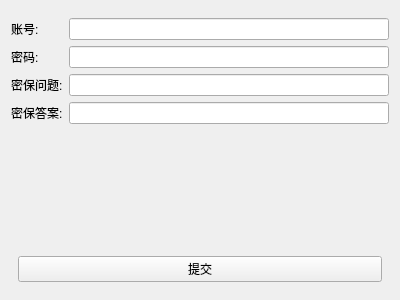
<?xml version="1.0" encoding="UTF-8"?>
<ui version="4.0">
 <class>ModifyInfoPage</class>
 <widget class="QWidget" name="ModifyInfoPage">
  <property name="geometry">
   <rect>
    <x>0</x>
    <y>0</y>
    <width>400</width>
    <height>300</height>
   </rect>
  </property>
  <property name="windowTitle">
   <string>Modify Info Page</string>
  </property>
  <layout class="QVBoxLayout" name="mainLayout">
   <item>
    <spacer name="verticalSpacer">
     <property name="orientation">
      <enum>Qt::Vertical</enum>
     </property>
     <property name="sizeType">
      <enum>QSizePolicy::Expanding</enum>
     </property>
    </spacer>
   </item>
   <item>
    <layout class="QFormLayout" name="formLayout">
     <item row="0" column="0">
      <widget class="QLabel" name="usernameLabel">
       <property name="text">
        <string>账号:</string>
       </property>
      </widget>
     </item>
     <item row="0" column="1">
      <widget class="QLineEdit" name="usernameEdit"/>
     </item>
     <item row="1" column="0">
      <widget class="QLabel" name="passwordLabel">
       <property name="text">
        <string>密码:</string>
       </property>
      </widget>
     </item>
     <item row="1" column="1">
      <widget class="QLineEdit" name="passwordEdit">
       <property name="echoMode">
        <enum>QLineEdit::Password</enum>
       </property>
      </widget>
     </item>
     <item row="2" column="0">
      <widget class="QLabel" name="securityQuestionLabel">
       <property name="text">
        <string>密保问题:</string>
       </property>
      </widget>
     </item>
     <item row="2" column="1">
      <widget class="QLineEdit" name="securityQuestionEdit"/>
     </item>
     <item row="3" column="0">
      <widget class="QLabel" name="securityAnswerLabel">
       <property name="text">
        <string>密保答案:</string>
       </property>
      </widget>
     </item>
     <item row="3" column="1">
      <widget class="QLineEdit" name="securityAnswerEdit"/>
     </item>
    </layout>
   </item>
   <item>
    <layout class="QHBoxLayout" name="buttonLayout">
     <item>
      <spacer name="horizontalSpacer">
       <property name="orientation">
        <enum>Qt::Horizontal</enum>
       </property>
       <property name="sizeType">
        <enum>QSizePolicy::Expanding</enum>
       </property>
      </spacer>
     </item>
     <item>
      <widget class="QPushButton" name="submitButton">
       <property name="text">
        <string>提交</string>
       </property>
      </widget>
     </item>
     <item>
      <spacer name="horizontalSpacer_2">
       <property name="orientation">
        <enum>Qt::Horizontal</enum>
       </property>
       <property name="sizeType">
        <enum>QSizePolicy::Expanding</enum>
       </property>
      </spacer>
     </item>
    </layout>
   </item>
   <item>
    <spacer name="verticalSpacer_2">
     <property name="orientation">
      <enum>Qt::Vertical</enum>
     </property>
     <property name="sizeType">
      <enum>QSizePolicy::Expanding</enum>
     </property>
    </spacer>
   </item>
  </layout>
 </widget>
 <resources/>
 <connections/>
</ui>
